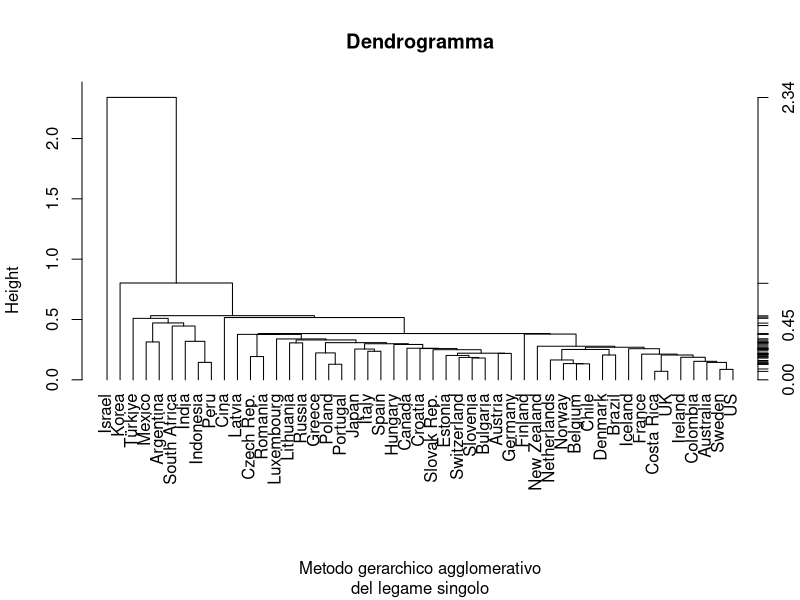
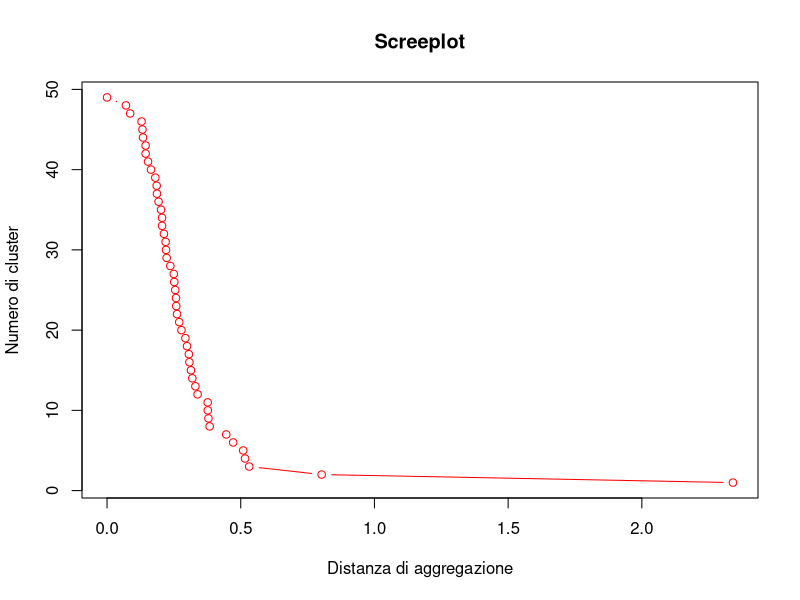
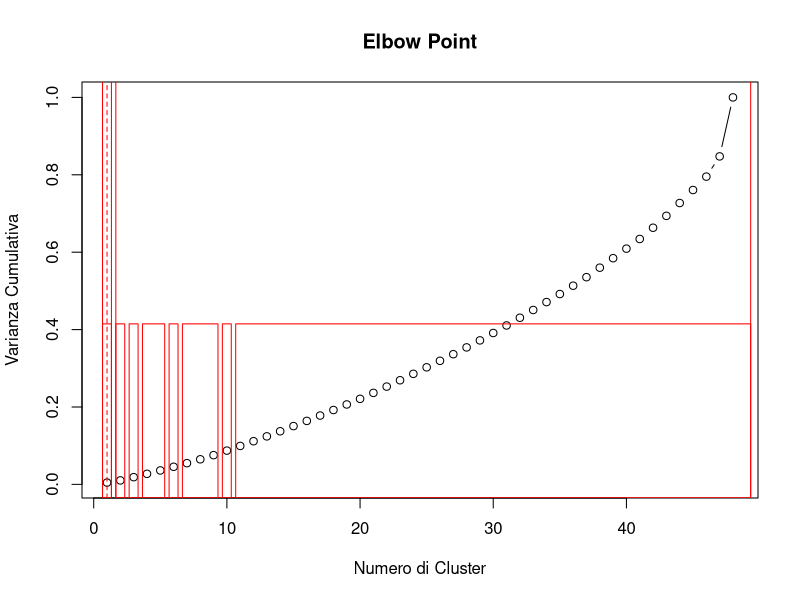
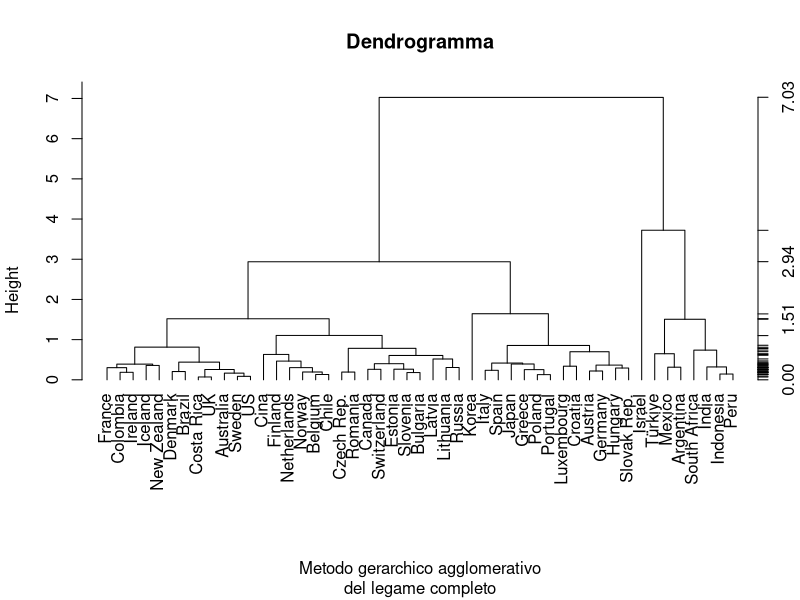
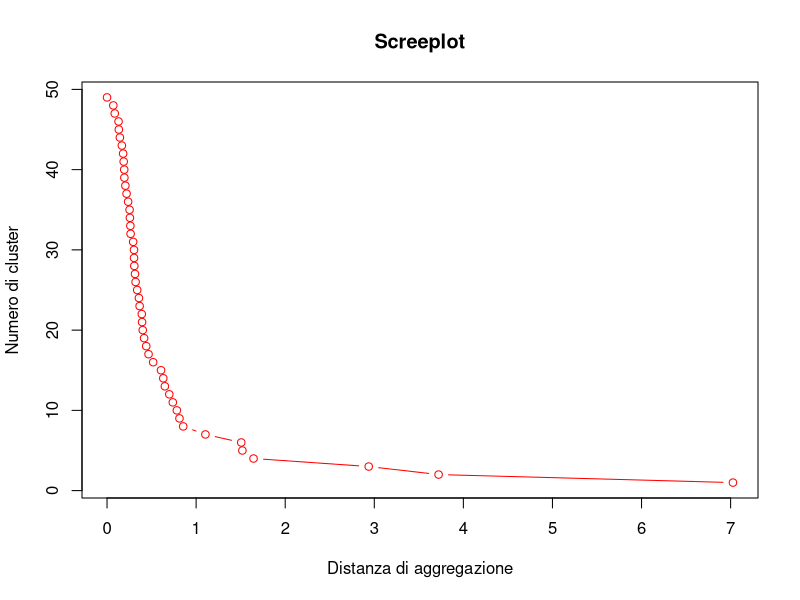
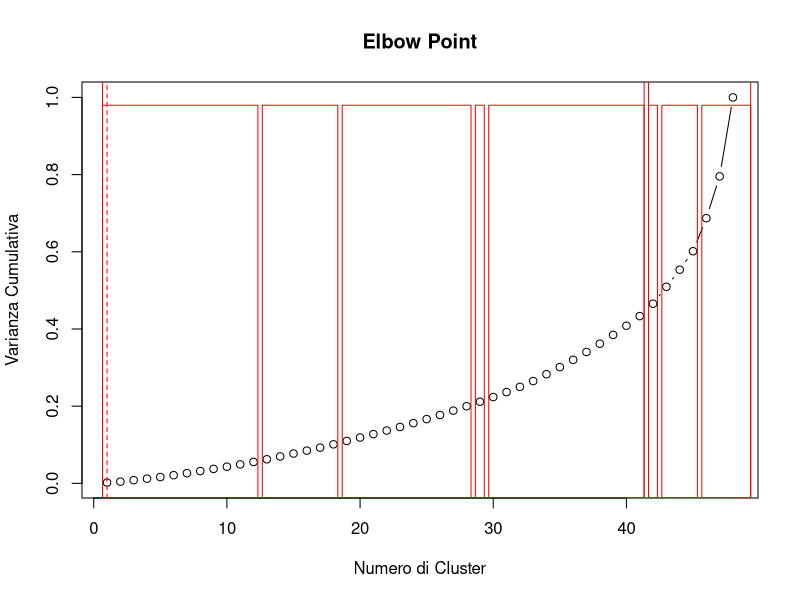
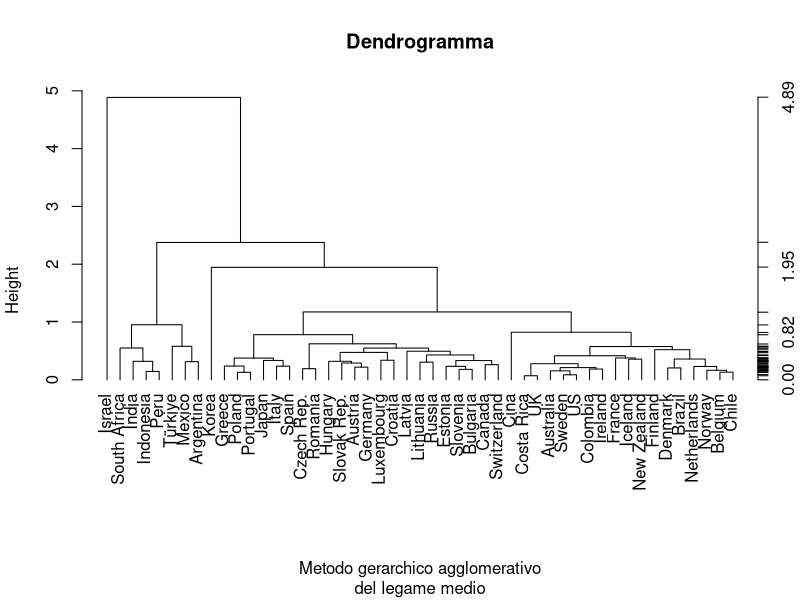
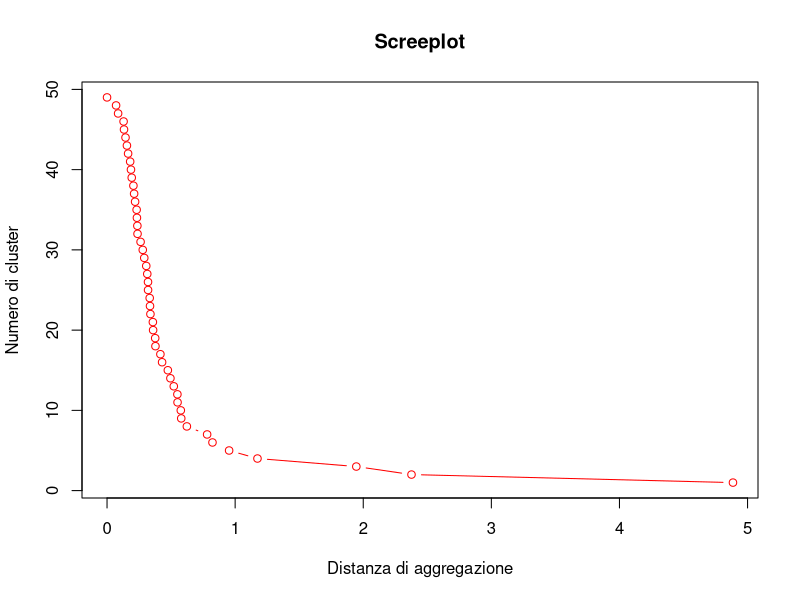

The R source for these figures, in order:
#CLUSTERING

#________________________________________________________________________
#                       OPERAZIONI PRELIMINARI
#________________________________________________________________________

library(readxl)
library(writexl)

#Leggo il set di dati
data <- read_excel("dataset_puliti/fertilita_arrotondato.xlsx")

#Visualizzo i dati
View(data)

#Salvo i nomi dei Paesi in modo da poterli utilizzare nel clustering
nomi_paesi <- c("Australia", "Austria", "Belgium", "Canada", "Chile",
                     "Colombia", "Costa Rica", "Czech Rep.", 
                     "Denmark", "Estonia", "Finland", "France", "Germany",
                     "Greece", "Hungary", "Iceland", "Ireland", "Israel",
                     "Italy", "Japan", "Korea", "Latvia", "Lithuania",
                     "Luxembourg", "Mexico", "Netherlands", "New Zealand",
                     "Norway", "Poland", "Portugal", "Slovak Rep.",
                     "Slovenia", "Spain", "Sweden", "Switzerland", 
                     "Türkiye", "UK", "US", "Argentina", "Brazil",
                     "Bulgaria", "Cina", "Croatia", "India", "Indonesia",
                     "Peru", "Romania", "Russia", "South Africa")

#________________________________________________________________________
#                         MATRICE DELLE DISTANZE
#________________________________________________________________________

#Osservo la matrice delle distanze con distanza euclidea
distanceMatrix <- dist(data, method = "euclidean", diag = FALSE, upper = FALSE)
distanceMatrix

#Converto la matrice in un dataframe
distance_df <- as.data.frame(as.matrix(distanceMatrix))

# Salva la matrice delle distanze in un file Excel
write_xlsx(distance_df, "matrice_distanze_fertilita.xlsx")

#Calcolo quante sono le istanze totali
length(distanceMatrix)

#________________________________________________________________________
#                   MATRICE DI NON OMOGENEITA' TOTALE
#________________________________________________________________________

#Matrice delle varianze e covarianze campionarie tra le caratteristiche
WI <- cov(data[,-1])

#Vedo quanto i dati sono omogenei attraverso la traccia
n <- nrow(data[, -1])
HI <- (n-1)*WI

#HI è la matrice di non omogeneità statistica
HI

#Visualizzo la misura di non omogeneità statistica
trHI <- sum(diag(HI))
trHI


#________________________________________________________________________
#                             METODI GERARCHICI
#________________________________________________________________________


#________________________________________________________________________
#                       METODO DEL LEGAME SINGOLO
#________________________________________________________________________


#Faccio il clustering sulla base della matrice delle distanze
hls <- hclust(distanceMatrix, method = "single")
hls$height
str(hls)

#Costruisco il dendrogramma 
plot(hls, hang = -1, xlab = "Metodo gerarchico agglomerativo",
     sub="del legame singolo", labels = nomi_paesi, main = "Dendrogramma")
axis(side = 4, at = round(c(0, hls$height), 2))

#________________________________________________________________________

#Costruisco lo screeplot
plot(c(0, hls$height), seq(49,1), type = "b", main = "Screeplot", 
     xlab = "Distanza di aggregazione", ylab = "Numero di cluster",
     col = "red")

#Vediamo le altezze a cui sono avvenute le varia agglomerazioni
c(0, hls$height)

#Verifichiamo anche con l'elbow point
# Calcola la varianza cumulativa
cumulative_variance <- cumsum(hls$height) / sum(hls$height)

# Trova il punto di gomito
elbow_point <- which(diff(cumulative_variance) < 0.05)[1]

# Plot dello screeplot
plot(1:length(hls$height), cumulative_variance, type = "b",
     main = "Elbow Point",
     xlab = "Numero di Cluster", ylab = "Varianza Cumulativa")

# Aggiungi una linea per evidenziare il punto di gomito
abline(v = elbow_point, col = "red", lty = 2)

# Stampa il numero consigliato di cluster
cat("Numero consigliato di cluster:", elbow_point, "\n")

#________________________________________________________________________

#Evidenziamo le partizioni con 2 cluster nel dendrogramma
rect.hclust(hls, k = 2, border = "red")

#Calcoliamo la misura di non omogeneità statistica tra i cluster
taglio <- cutree (hls , k =2, h = NULL)
num <- table (taglio)

#Lista di indici per i gruppi
tagliolist <- list(taglio)

#Calcolo le medie campionarie, le varianze e deviazioni
#standard dei vari gruppi
agvar <- aggregate(data[, -1], tagliolist, var)[, -1]

#Primo gruppo
trH1 <-(num [[1]] -1) * sum(agvar [1, ])
if(is.na(trH1))
  trH1 <- 0

#Secondo gruppo
trH2 <-(num [[2]] -1) *sum(agvar [2, ])
if(is.na(trH2))
  trH2 <- 0

#Somma delle tracce
sum <- trH1 + trH2 
trB <- trHI - sum
trB/trHI

#________________________________________________________________________

#Provo con 5 cluster se la misura migliora
#Calcoliamo la misura di non omogeneità statistica tra i cluster
taglio <- cutree (hls , k =5, h = NULL)
num <- table (taglio)

#Lista di indici per i gruppi
tagliolist <- list(taglio)

#Calcolo le medie campionarie, le varianze e deviazioni
#standard dei vari gruppi
agvar <- aggregate(data[, -1], tagliolist, var)[, -1]

#Primo gruppo
trH1 <-(num [[1]] -1) * sum(agvar [1, ])
if(is.na(trH1))
  trH1 <- 0

#Secondo gruppo
trH2 <-(num [[2]] -1) *sum(agvar [2, ])
if(is.na(trH2))
  trH2 <- 0

#Terzo gruppo
trH3 <-(num [[3]] -1) *sum(agvar [3, ])
if(is.na(trH3))
  trH3 <- 0

#Quarto gruppo
trH4 <-(num [[4]] -1) *sum(agvar [4, ])
if(is.na(trH4))
  trH4 <- 0

#Quinto gruppo
trH5 <-(num [[5]] -1) *sum(agvar [5, ])
if(is.na(trH5))
  trH5 <- 0

#Somma delle tracce
sum <- trH1 + trH2 + trH3 + trH4 + trH5
trB <- trHI - sum
trB/trHI

#________________________________________________________________________

#Provo con 8 cluster se la misura migliora
#Calcoliamo la misura di non omogeneità statistica tra i cluster
taglio <- cutree (hls , k =8, h = NULL)
num <- table (taglio)

#Lista di indici per i gruppi
tagliolist <- list(taglio)

#Calcolo le medie campionarie, le varianze e deviazioni
#standard dei vari gruppi
agvar <- aggregate(data[, -1], tagliolist, var)[, -1]

#Primo gruppo
trH1 <-(num [[1]] -1) * sum(agvar [1, ])
if(is.na(trH1))
  trH1 <- 0

#Secondo gruppo
trH2 <-(num [[2]] -1) *sum(agvar [2, ])
if(is.na(trH2))
  trH2 <- 0

#Terzo gruppo
trH3 <-(num [[3]] -1) *sum(agvar [3, ])
if(is.na(trH3))
  trH3 <- 0

#Quarto gruppo
trH4 <-(num [[4]] -1) * sum(agvar [4, ])
if(is.na(trH4))
  trH4 <- 0

#Quinto gruppo
trH5 <-(num [[5]] -1) *sum(agvar [5, ])
if(is.na(trH5))
  trH5 <- 0

#Sesto gruppo
trH6 <-(num [[6]] -1) *sum(agvar [6, ])
if(is.na(trH6))
  trH6 <- 0

#Settimo gruppo
trH7 <-(num [[7]] -1) *sum(agvar [7, ])
if(is.na(trH7))
  trH7 <- 0

#Ottavo gruppo
trH8 <-(num [[8]] -1) *sum(agvar [8, ])
if(is.na(trH8))
  trH8 <- 0

#Somma delle tracce
sum <- trH1 + trH2 + trH3 + trH4 + trH5 + trH6 + trH7 + trH8
trB <- trHI - sum
trB/trHI

#Evidenzio gli 8 cluster nel dendrogramma
rect.hclust(hls, k = 8, border = "red")


#________________________________________________________________________
#                       METODO DEL LEGAME COMPLETO
#________________________________________________________________________


#Faccio il clustering sulla base della matrice delle distanze
hls <- hclust(distanceMatrix, method = "complete")
hls$height
str(hls)

#Costruisco il dendrogramma 
plot(hls, hang = -1, xlab = "Metodo gerarchico agglomerativo",
     sub="del legame completo", labels = nomi_paesi, main = "Dendrogramma")
axis(side = 4, at = round(c(0, hls$height), 2))

#________________________________________________________________________

#Costruisco lo screeplot
plot(c(0, hls$height), seq(49,1), type = "b", main = "Screeplot", 
     xlab = "Distanza di aggregazione", ylab = "Numero di cluster",
     col = "red")

#Vediamo le altezze a cui sono avvenute le varia agglomerazioni
c(0, hls$height)

#Verifichiamo anche con l'elbow point
# Calcola la varianza cumulativa
cumulative_variance <- cumsum(hls$height) / sum(hls$height)

# Trova il punto di gomito
elbow_point <- which(diff(cumulative_variance) < 0.05)[1]

# Plot dello screeplot
plot(1:length(hls$height), cumulative_variance, type = "b",
     main = "Elbow Point",
     xlab = "Numero di Cluster", ylab = "Varianza Cumulativa")

# Aggiungi una linea per evidenziare il punto di gomito
abline(v = elbow_point, col = "red", lty = 2)

# Stampa il numero consigliato di cluster
cat("Numero consigliato di cluster:", elbow_point, "\n")

#________________________________________________________________________

#Evidenziamo le partizioni con 2 cluster nel dendrogramma
rect.hclust(hls, k = 2, border = "red")

#Calcoliamo la misura di non omogeneità statistica tra i cluster
taglio <- cutree (hls , k =2, h = NULL)
num <- table (taglio)

#Lista di indici per i gruppi
tagliolist <- list(taglio)

#Calcolo le medie campionarie, le varianze e deviazioni
#standard dei vari gruppi
agvar <- aggregate(data[, -1], tagliolist, var)[, -1]

#Primo gruppo
trH1 <-(num [[1]] -1) * sum(agvar [1, ])
if(is.na(trH1))
  trH1 <- 0

#Secondo gruppo
trH2 <-(num [[2]] -1) *sum(agvar [2, ])
if(is.na(trH2))
  trH2 <- 0

#Somma delle tracce
sum <- trH1 + trH2 
trB <- trHI - sum
trB/trHI

#________________________________________________________________________

#Provo con 5 cluster se la misura migliora
#Calcoliamo la misura di non omogeneità statistica tra i cluster
taglio <- cutree (hls , k =5, h = NULL)
num <- table (taglio)

#Lista di indici per i gruppi
tagliolist <- list(taglio)

#Calcolo le medie campionarie, le varianze e deviazioni
#standard dei vari gruppi
agvar <- aggregate(data[, -1], tagliolist, var)[, -1]

#Primo gruppo
trH1 <-(num [[1]] -1) * sum(agvar [1, ])
if(is.na(trH1))
  trH1 <- 0

#Secondo gruppo
trH2 <-(num [[2]] -1) *sum(agvar [2, ])
if(is.na(trH2))
  trH2 <- 0

#Terzo gruppo
trH3 <-(num [[3]] -1) *sum(agvar [3, ])
if(is.na(trH3))
  trH3 <- 0

#Quarto gruppo
trH4 <-(num [[4]] -1) *sum(agvar [4, ])
if(is.na(trH4))
  trH4 <- 0

#Quinto gruppo
trH5 <-(num [[5]] -1) *sum(agvar [5, ])
if(is.na(trH5))
  trH5 <- 0

#Somma delle tracce
sum <- trH1 + trH2 + trH3 + trH4 + trH5
trB <- trHI - sum
trB/trHI

#________________________________________________________________________

#Provo con 8 cluster se la misura migliora
#Calcoliamo la misura di non omogeneità statistica tra i cluster
taglio <- cutree (hls , k =8, h = NULL)
num <- table (taglio)

#Lista di indici per i gruppi
tagliolist <- list(taglio)

#Calcolo le medie campionarie, le varianze e deviazioni
#standard dei vari gruppi
agvar <- aggregate(data[, -1], tagliolist, var)[, -1]

#Primo gruppo
trH1 <-(num [[1]] -1) * sum(agvar [1, ])
if(is.na(trH1))
  trH1 <- 0

#Secondo gruppo
trH2 <-(num [[2]] -1) *sum(agvar [2, ])
if(is.na(trH2))
  trH2 <- 0

#Terzo gruppo
trH3 <-(num [[3]] -1) *sum(agvar [3, ])
if(is.na(trH3))
  trH3 <- 0

#Quarto gruppo
trH4 <-(num [[4]] -1) * sum(agvar [4, ])
if(is.na(trH4))
  trH4 <- 0

#Quinto gruppo
trH5 <-(num [[5]] -1) *sum(agvar [5, ])
if(is.na(trH5))
  trH5 <- 0

#Sesto gruppo
trH6 <-(num [[6]] -1) *sum(agvar [6, ])
if(is.na(trH6))
  trH6 <- 0

#Settimo gruppo
trH7 <-(num [[7]] -1) *sum(agvar [7, ])
if(is.na(trH7))
  trH7 <- 0

#Ottavo gruppo
trH8 <-(num [[8]] -1) *sum(agvar [8, ])
if(is.na(trH8))
  trH8 <- 0

#Somma delle tracce
sum <- trH1 + trH2 + trH3 + trH4 + trH5 + trH6 + trH7 + trH8
trB <- trHI - sum
trB/trHI

#Evidenzio gli 8 cluster nel dendrogramma
rect.hclust(hls, k = 8, border = "red")


#________________________________________________________________________
#                       METODO DEL LEGAME MEDIO
#________________________________________________________________________

#Faccio il clustering sulla base della matrice delle distanze
hls <- hclust(distanceMatrix, method = "average")
hls$height
str(hls)

#Costruisco il dendrogramma 
plot(hls, hang = -1, xlab = "Metodo gerarchico agglomerativo",
     sub="del legame medio", labels = nomi_paesi, main = "Dendrogramma")
axis(side = 4, at = round(c(0, hls$height), 2))

#________________________________________________________________________

#Costruisco lo screeplot
plot(c(0, hls$height), seq(49,1), type = "b", main = "Screeplot", 
     xlab = "Distanza di aggregazione", ylab = "Numero di cluster",
     col = "red")

#Vediamo le altezze a cui sono avvenute le varia agglomerazioni
c(0, hls$height)

#Verifichiamo anche con l'elbow point
# Calcola la varianza cumulativa
cumulative_variance <- cumsum(hls$height) / sum(hls$height)

# Trova il punto di gomito
elbow_point <- which(diff(cumulative_variance) < 0.05)[1]

# Plot dello screeplot
plot(1:length(hls$height), cumulative_variance, type = "b",
     main = "Elbow Point",
     xlab = "Numero di Cluster", ylab = "Varianza Cumulativa")

# Aggiungi una linea per evidenziare il punto di gomito
abline(v = elbow_point, col = "red", lty = 2)

# Stampa il numero consigliato di cluster
cat("Numero consigliato di cluster:", elbow_point, "\n")

#________________________________________________________________________

#Evidenziamo le partizioni con 2 cluster nel dendrogramma
rect.hclust(hls, k = 2, border = "red")

#Calcoliamo la misura di non omogeneità statistica tra i cluster
taglio <- cutree (hls , k =2, h = NULL)
num <- table (taglio)

#Lista di indici per i gruppi
tagliolist <- list(taglio)

#Calcolo le medie campionarie, le varianze e deviazioni
#standard dei vari gruppi
agvar <- aggregate(data[, -1], tagliolist, var)[, -1]

#Primo gruppo
trH1 <-(num [[1]] -1) * sum(agvar [1, ])
if(is.na(trH1))
  trH1 <- 0

#Secondo gruppo
trH2 <-(num [[2]] -1) *sum(agvar [2, ])
if(is.na(trH2))
  trH2 <- 0

#Somma delle tracce
sum <- trH1 + trH2 
trB <- trHI - sum
trB/trHI

#________________________________________________________________________

#Provo con 5 cluster se la misura migliora
#Calcoliamo la misura di non omogeneità statistica tra i cluster
taglio <- cutree (hls , k =5, h = NULL)
num <- table (taglio)

#Lista di indici per i gruppi
tagliolist <- list(taglio)

#Calcolo le medie campionarie, le varianze e deviazioni
#standard dei vari gruppi
agvar <- aggregate(data[, -1], tagliolist, var)[, -1]

#Primo gruppo
trH1 <-(num [[1]] -1) * sum(agvar [1, ])
if(is.na(trH1))
  trH1 <- 0

#Secondo gruppo
trH2 <-(num [[2]] -1) *sum(agvar [2, ])
if(is.na(trH2))
  trH2 <- 0

#Terzo gruppo
trH3 <-(num [[3]] -1) *sum(agvar [3, ])
if(is.na(trH3))
  trH3 <- 0

#Quarto gruppo
trH4 <-(num [[4]] -1) *sum(agvar [4, ])
if(is.na(trH4))
  trH4 <- 0

#Quinto gruppo
trH5 <-(num [[5]] -1) *sum(agvar [5, ])
if(is.na(trH5))
  trH5 <- 0

#Somma delle tracce
sum <- trH1 + trH2 + trH3 + trH4 + trH5
trB <- trHI - sum
trB/trHI

#________________________________________________________________________

#Provo con 8 cluster se la misura migliora
#Calcoliamo la misura di non omogeneità statistica tra i cluster
taglio <- cutree (hls , k =8, h = NULL)
num <- table (taglio)

#Lista di indici per i gruppi
tagliolist <- list(taglio)

#Calcolo le medie campionarie, le varianze e deviazioni
#standard dei vari gruppi
agvar <- aggregate(data[, -1], tagliolist, var)[, -1]

#Primo gruppo
trH1 <-(num [[1]] -1) * sum(agvar [1, ])
if(is.na(trH1))
  trH1 <- 0

#Secondo gruppo
trH2 <-(num [[2]] -1) *sum(agvar [2, ])
if(is.na(trH2))
  trH2 <- 0

#Terzo gruppo
trH3 <-(num [[3]] -1) *sum(agvar [3, ])
if(is.na(trH3))
  trH3 <- 0

#Quarto gruppo
trH4 <-(num [[4]] -1) * sum(agvar [4, ])
if(is.na(trH4))
  trH4 <- 0

#Quinto gruppo
trH5 <-(num [[5]] -1) *sum(agvar [5, ])
if(is.na(trH5))
  trH5 <- 0

#Sesto gruppo
trH6 <-(num [[6]] -1) *sum(agvar [6, ])
if(is.na(trH6))
  trH6 <- 0

#Settimo gruppo
trH7 <-(num [[7]] -1) *sum(agvar [7, ])
if(is.na(trH7))
  trH7 <- 0

#Ottavo gruppo
trH8 <-(num [[8]] -1) *sum(agvar [8, ])
if(is.na(trH8))
  trH8 <- 0

#Somma delle tracce
sum <- trH1 + trH2 + trH3 + trH4 + trH5 + trH6 + trH7 + trH8
trB <- trHI - sum
trB/trHI

#Evidenzio gli 8 cluster nel dendrogramma
rect.hclust(hls, k = 8, border = "red")

#________________________________________________________________________
#                           METODO DEL CENTROIDE
#________________________________________________________________________


#Faccio il clustering sulla base della matrice delle distanze
hls <- hclust(distanceMatrix, method = "centroid")
hls$height
str(hls)

#Costruisco il dendrogramma 
plot(hls, hang = -1, xlab = "Metodo gerarchico agglomerativo",
     sub="del centroide", labels = nomi_paesi, main = "Dendrogramma")
axis(side = 4, at = round(c(0, hls$height), 2))

#________________________________________________________________________

#Evidenziamo le partizioni con 2 cluster nel dendrogramma
rect.hclust(hls, k = 2, border = "red")

#Calcoliamo la misura di non omogeneità statistica tra i cluster
taglio <- cutree (hls , k =2, h = NULL)
num <- table (taglio)

#Lista di indici per i gruppi
tagliolist <- list(taglio)

#Calcolo le medie campionarie, le varianze e deviazioni
#standard dei vari gruppi
agvar <- aggregate(data[, -1], tagliolist, var)[, -1]

#Primo gruppo
trH1 <-(num [[1]] -1) * sum(agvar [1, ])
if(is.na(trH1))
  trH1 <- 0

#Secondo gruppo
trH2 <-(num [[2]] -1) *sum(agvar [2, ])
if(is.na(trH2))
  trH2 <- 0

#Somma delle tracce
sum <- trH1 + trH2 
trB <- trHI - sum
trB/trHI

#________________________________________________________________________

#Provo con 5 cluster se la misura migliora
#Calcoliamo la misura di non omogeneità statistica tra i cluster
taglio <- cutree (hls , k =5, h = NULL)
num <- table (taglio)

#Lista di indici per i gruppi
tagliolist <- list(taglio)

#Calcolo le medie campionarie, le varianze e deviazioni
#standard dei vari gruppi
agvar <- aggregate(data[, -1], tagliolist, var)[, -1]

#Primo gruppo
trH1 <-(num [[1]] -1) * sum(agvar [1, ])
if(is.na(trH1))
  trH1 <- 0

#Secondo gruppo
trH2 <-(num [[2]] -1) *sum(agvar [2, ])
if(is.na(trH2))
  trH2 <- 0

#Terzo gruppo
trH3 <-(num [[3]] -1) *sum(agvar [3, ])
if(is.na(trH3))
  trH3 <- 0

#Quarto gruppo
trH4 <-(num [[4]] -1) *sum(agvar [4, ])
if(is.na(trH4))
  trH4 <- 0

#Quinto gruppo
trH5 <-(num [[5]] -1) *sum(agvar [5, ])
if(is.na(trH5))
  trH5 <- 0

#Somma delle tracce
sum <- trH1 + trH2 + trH3 + trH4 + trH5
trB <- trHI - sum
trB/trHI

#________________________________________________________________________

#Provo con 8 cluster se la misura migliora
#Calcoliamo la misura di non omogeneità statistica tra i cluster
taglio <- cutree (hls , k =8, h = NULL)
num <- table (taglio)

#Lista di indici per i gruppi
tagliolist <- list(taglio)

#Calcolo le medie campionarie, le varianze e deviazioni
#standard dei vari gruppi
agvar <- aggregate(data[, -1], tagliolist, var)[, -1]

#Primo gruppo
trH1 <-(num [[1]] -1) * sum(agvar [1, ])
if(is.na(trH1))
  trH1 <- 0

#Secondo gruppo
trH2 <-(num [[2]] -1) *sum(agvar [2, ])
if(is.na(trH2))
  trH2 <- 0

#Terzo gruppo
trH3 <-(num [[3]] -1) *sum(agvar [3, ])
if(is.na(trH3))
  trH3 <- 0

#Quarto gruppo
trH4 <-(num [[4]] -1) * sum(agvar [4, ])
if(is.na(trH4))
  trH4 <- 0

#Quinto gruppo
trH5 <-(num [[5]] -1) *sum(agvar [5, ])
if(is.na(trH5))
  trH5 <- 0

#Sesto gruppo
trH6 <-(num [[6]] -1) *sum(agvar [6, ])
if(is.na(trH6))
  trH6 <- 0

#Settimo gruppo
trH7 <-(num [[7]] -1) *sum(agvar [7, ])
if(is.na(trH7))
  trH7 <- 0

#Ottavo gruppo
trH8 <-(num [[8]] -1) *sum(agvar [8, ])
if(is.na(trH8))
  trH8 <- 0

#Somma delle tracce
sum <- trH1 + trH2 + trH3 + trH4 + trH5 + trH6 + trH7 + trH8
trB <- trHI - sum
trB/trHI

#Evidenzio gli 8 cluster nel dendrogramma
rect.hclust(hls, k = 8, border = "red")


#________________________________________________________________________
#                           METODO DELLA MEDIANA
#________________________________________________________________________


#Faccio il clustering sulla base della matrice delle distanze
hls <- hclust(distanceMatrix, method = "median")
hls$height
str(hls)

#Costruisco il dendrogramma 
plot(hls, hang = -1, xlab = "Metodo gerarchico agglomerativo",
     sub="della mediana", labels = nomi_paesi, main = "Dendrogramma")
axis(side = 4, at = round(c(0, hls$height), 2))

#________________________________________________________________________

#Evidenziamo le partizioni con 2 cluster nel dendrogramma
rect.hclust(hls, k = 2, border = "red")

#Calcoliamo la misura di non omogeneità statistica tra i cluster
taglio <- cutree (hls , k =2, h = NULL)
num <- table (taglio)

#Lista di indici per i gruppi
tagliolist <- list(taglio)

#Calcolo le medie campionarie, le varianze e deviazioni
#standard dei vari gruppi
agvar <- aggregate(data[, -1], tagliolist, var)[, -1]

#Primo gruppo
trH1 <-(num [[1]] -1) * sum(agvar [1, ])
if(is.na(trH1))
  trH1 <- 0

#Secondo gruppo
trH2 <-(num [[2]] -1) *sum(agvar [2, ])
if(is.na(trH2))
  trH2 <- 0

#Somma delle tracce
sum <- trH1 + trH2 
trB <- trHI - sum
trB/trHI

#________________________________________________________________________

#Provo con 5 cluster se la misura migliora
#Calcoliamo la misura di non omogeneità statistica tra i cluster
taglio <- cutree (hls , k =5, h = NULL)
num <- table (taglio)

#Lista di indici per i gruppi
tagliolist <- list(taglio)

#Calcolo le medie campionarie, le varianze e deviazioni
#standard dei vari gruppi
agvar <- aggregate(data[, -1], tagliolist, var)[, -1]

#Primo gruppo
trH1 <-(num [[1]] -1) * sum(agvar [1, ])
if(is.na(trH1))
  trH1 <- 0

#Secondo gruppo
trH2 <-(num [[2]] -1) *sum(agvar [2, ])
if(is.na(trH2))
  trH2 <- 0

#Terzo gruppo
trH3 <-(num [[3]] -1) *sum(agvar [3, ])
if(is.na(trH3))
  trH3 <- 0

#Quarto gruppo
trH4 <-(num [[4]] -1) *sum(agvar [4, ])
if(is.na(trH4))
  trH4 <- 0

#Quinto gruppo
trH5 <-(num [[5]] -1) *sum(agvar [5, ])
if(is.na(trH5))
  trH5 <- 0

#Somma delle tracce
sum <- trH1 + trH2 + trH3 + trH4 + trH5
trB <- trHI - sum
trB/trHI

#________________________________________________________________________

#Provo con 8 cluster se la misura migliora
#Calcoliamo la misura di non omogeneità statistica tra i cluster
taglio <- cutree (hls , k =8, h = NULL)
num <- table (taglio)

#Lista di indici per i gruppi
tagliolist <- list(taglio)

#Calcolo le medie campionarie, le varianze e deviazioni
#standard dei vari gruppi
agvar <- aggregate(data[, -1], tagliolist, var)[, -1]

#Primo gruppo
trH1 <-(num [[1]] -1) * sum(agvar [1, ])
if(is.na(trH1))
  trH1 <- 0

#Secondo gruppo
trH2 <-(num [[2]] -1) *sum(agvar [2, ])
if(is.na(trH2))
  trH2 <- 0

#Terzo gruppo
trH3 <-(num [[3]] -1) *sum(agvar [3, ])
if(is.na(trH3))
  trH3 <- 0

#Quarto gruppo
trH4 <-(num [[4]] -1) * sum(agvar [4, ])
if(is.na(trH4))
  trH4 <- 0

#Quinto gruppo
trH5 <-(num [[5]] -1) *sum(agvar [5, ])
if(is.na(trH5))
  trH5 <- 0

#Sesto gruppo
trH6 <-(num [[6]] -1) *sum(agvar [6, ])
if(is.na(trH6))
  trH6 <- 0

#Settimo gruppo
trH7 <-(num [[7]] -1) *sum(agvar [7, ])
if(is.na(trH7))
  trH7 <- 0

#Ottavo gruppo
trH8 <-(num [[8]] -1) *sum(agvar [8, ])
if(is.na(trH8))
  trH8 <- 0

#Somma delle tracce
sum <- trH1 + trH2 + trH3 + trH4 + trH5 + trH6 + trH7 + trH8
trB <- trHI - sum
trB/trHI

#Evidenzio gli 8 cluster nel dendrogramma
rect.hclust(hls, k = 8, border = "red")


#________________________________________________________________________
#                           METODI NON GERARCHICI
#________________________________________________________________________


#________________________________________________________________________
#                                   K-MEANS
#________________________________________________________________________


#Applico l'algoritmo k-means
km <- kmeans (data[, -1], centers = 8 , iter.max = 20, nstart = 10)
km

#Calcolo la misura di non omogeneità statistica
km$betweenss/km$totss

#Calcolo la misura di non omogeneità totale
km$totss

#Calcolo la somma delle within
km$tot.withinss

#Calcolo la between
km$betweenss